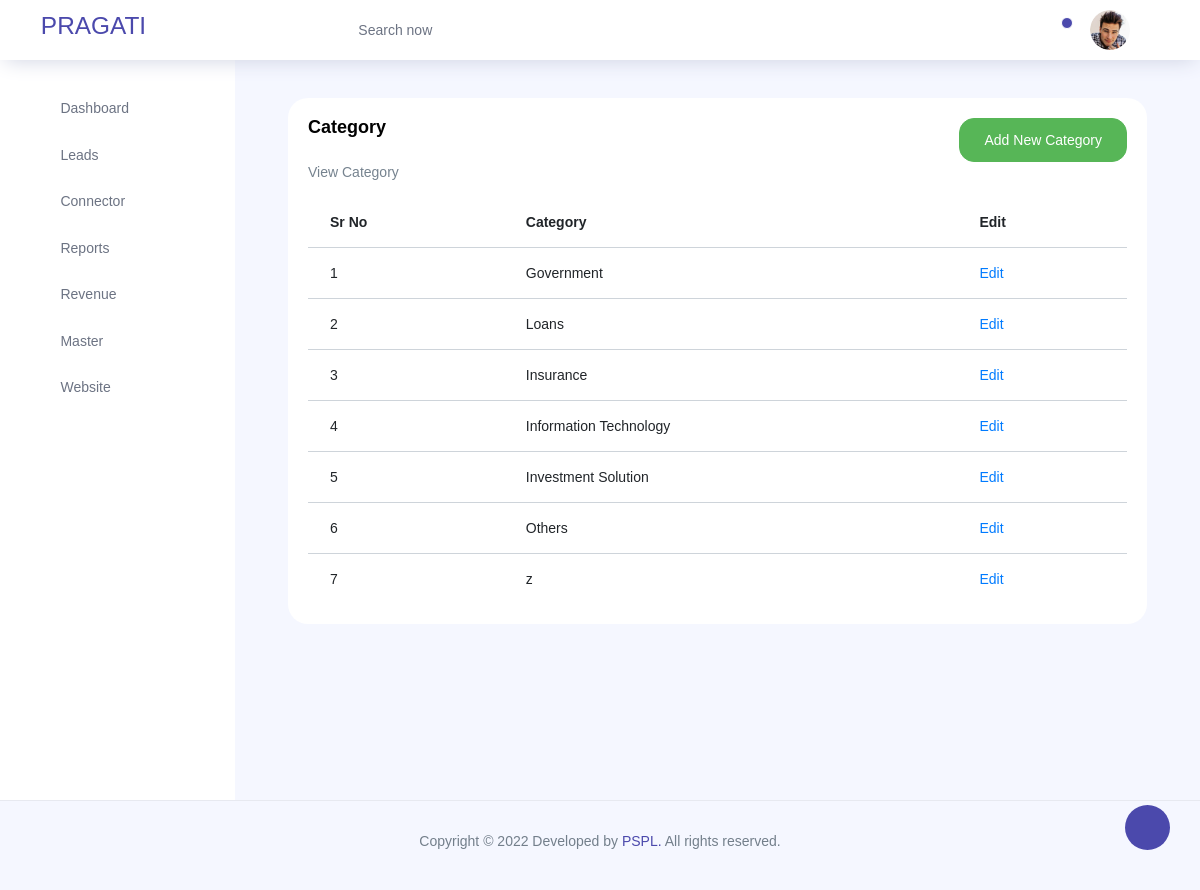
Before: /lead/lead/view_cat with the older database file.
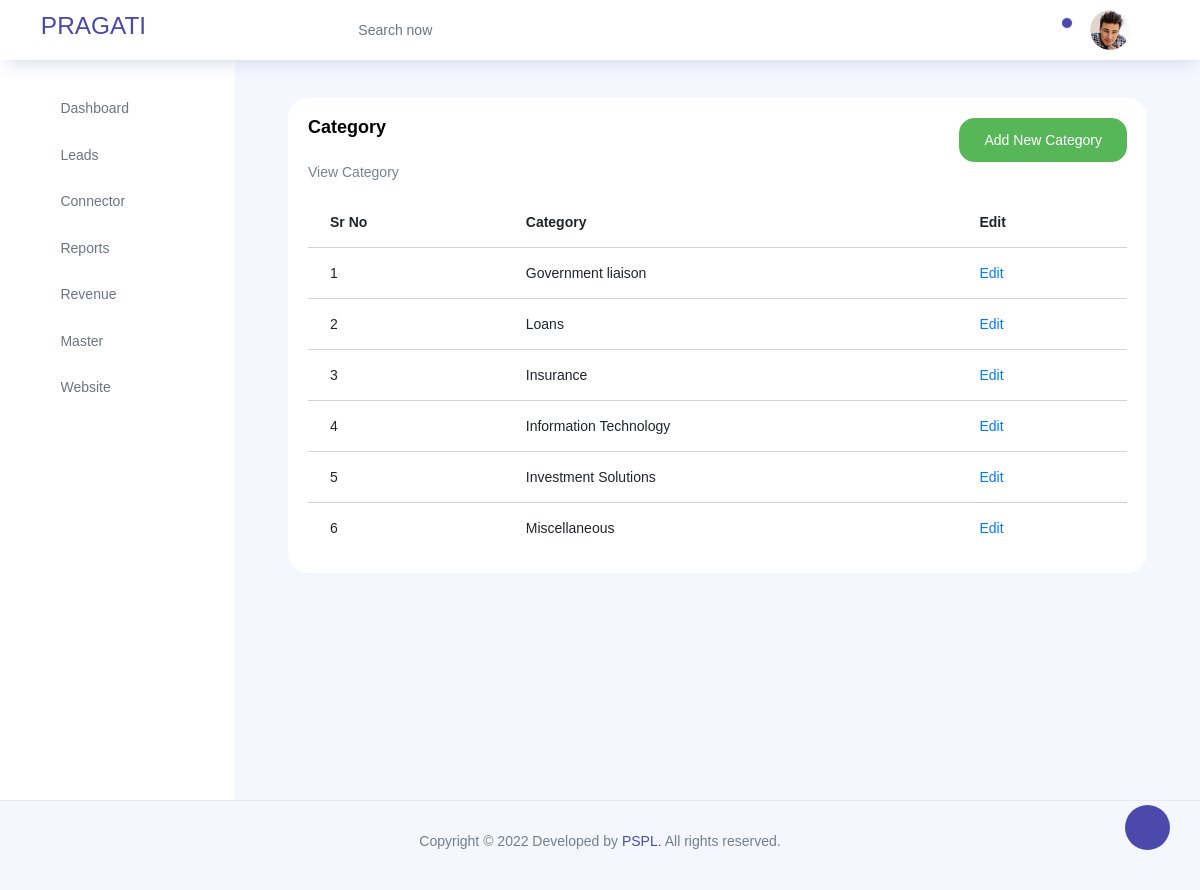
After: the same page with the newer database file.
### lead/models.py (models this page shows, shortened)
class Category(models.Model): #country
    cat_id=models.CharField(max_length=100)
    name=models.CharField(max_length=100,unique=True)
    image=models.CharField(max_length=100)

### lead/views.py (the view)
# urls.py: path('lead/view_cat',views.view_cat,name="view_cat"),
def view_cat(request):
    cat=Category.objects.all()
    return render(request,'view_cat.html',{'view_cat':cat})

### templates/view_cat.html
{% extends 'base.html' %}
{% load static  %}
{% block content %}
<div class="col-lg-12 grid-margin stretch-card">
    <div class="card">
      <div class="card-body">
        <div class="d-flex justify-content-between">
        <h4 class="card-title">Category</h4>
        <a href="{% url 'lead:add_cat' %}">
        <button type="submit" class="btn btn-success">Add New Category</button></a>
    </div>
    <p class="card-description">
        View Category
       </p>
        <div class="table-responsive">
          <table class="table table-hover">
            <thead>
              <tr>
                <th>Sr No</th>
                <th>Category</th>
                <th>Edit</th>
              </tr>
            </thead>
            <tbody>
              <tr>
                {% for i in view_cat %}
                <td>{{forloop.counter}}</td>
                <td>{{i.name}}</td>
                <td><a href="{% url 'lead:edit_cat' i.pk  %}">Edit</a></td>
              </tr>
              {% endfor %}
            </tbody>
          </table>
        </div>
      </div>
    </div>
  </div>
  {% endblock %}

Changed rows visible on the page:
removed Category: name "z"
changed Category: name "Government" → "Government liaison"
changed Category: name "Investment Solution" → "Investment Solutions"
changed Category: name "Others" → "Miscellaneous"
